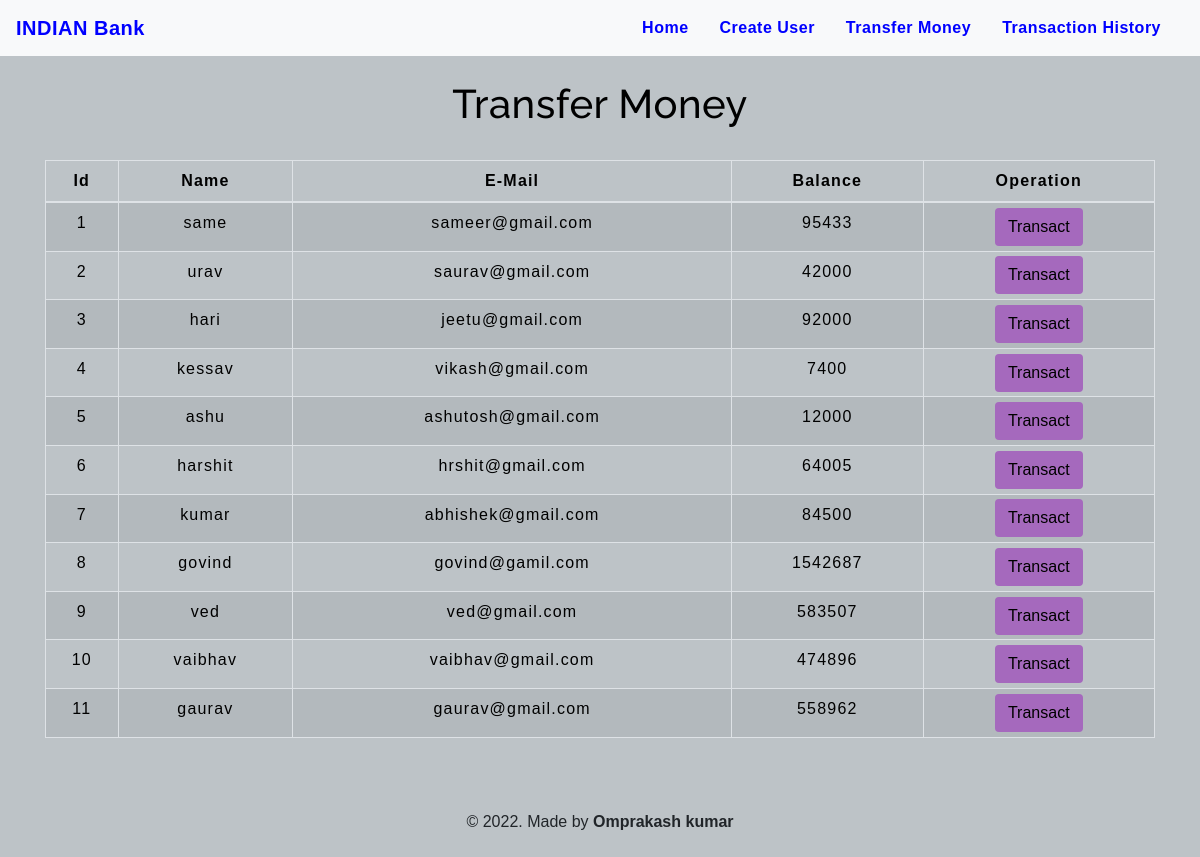
The app's page /transfermoney.php with its own data.
### tables this page shows
CREATE TABLE `users` (
  `id` int(3) NOT NULL,
  `name` text NOT NULL,
  `email` varchar(30) NOT NULL,
  `balance` int(8) NOT NULL
);

### transfermoney.php (the view, shortened to what this page needs)
<!DOCTYPE html>
<html lang="en">
<head>
    <link rel="stylesheet" href="https://maxcdn.bootstrapcdn.com/bootstrap/4.0.0/css/bootstrap.min.css">
    <link rel="stylesheet" type="text/css" href="css/table.css">
    <link rel="stylesheet" type="text/css" href="css/navbar.css">
</head>
<body style="background-color : #BDC3C7;">
<?php
    include 'config.php';
    $sql = "SELECT * FROM users";
    $result = mysqli_query($conn,$sql);
?>
<?php
  include 'navbar.php';
?>
<div class="container">
        <h2 class="text-center pt-4" style="color : black;">Transfer Money</h2>
        <br>
            <div class="row">
                <div class="col">
                    <div class="table-responsive-sm">
                    <table class="table table-hover table-sm table-striped table-condensed table-bordered" style="border-color:black;">
                        <thead style="color : black;">
                            <tr>
                            <th scope="col" class="text-center py-2">Id</th>
                            <th scope="col" class="text-center py-2">Name</th>
                            <th scope="col" class="text-center py-2">E-Mail</th>
                            <th scope="col" class="text-center py-2">Balance</th>
                            <th scope="col" class="text-center py-2">Operation</th>
                            </tr>
                        </thead>
                        <tbody>
                <?php
                    while($rows=mysqli_fetch_assoc($result)){
                ?>
                    <tr style="color : black;">
                        <td class="py-2"><?php echo $rows['id'] ?></td>
                        <td class="py-2"><?php echo $rows['name']?></td>
                        <td class="py-2"><?php echo $rows['email']?></td>
                        <td class="py-2"><?php echo $rows['balance']?></td>
                        <td><a href="selecteduserdetail.php?id= <?php echo $rows['id'] ;?>"> <button type="button" class="btn" style="background-color : #A569BD;">Transact</button></a></td>
                    </tr>
                <?php
                    }
                ?>
                        </tbody>
                    </table>
                    </div>
                </div>
            </div>
         </div>
         <footer class="text-center mt-5 py-2">
            <p>&copy 2022. Made by <b>Omprakash kumar</b> </p>
        </footer>
</body>
</html>

### navbar.php (shortened to what this page needs)
<nav class="navbar navbar-expand-md navbar-light bg-light">
<a class="navbar-brand" href="index.php" style="color :blue;"><b>INDIAN Bank</b></a>
<div class="collapse navbar-collapse" id="collapsibleNavbar">
      <ul class="navbar-nav ml-auto">
        <li class="nav-item">
          <a class="nav-link" href="index.php" style="color :blue;"><b>Home</b></a>
        </li>
        <li class="nav-item">
          <a class="nav-link" href="createuser.php" style="color : blue;"><b>Create User</b></a>
        </li>
        <li class="nav-item">
          <a class="nav-link" href="transfermoney.php" style="color : blue;"><b>Transfer Money</b></a>
        </li>
        <li class="nav-item">
          <a class="nav-link" href="transactionhistory.php" style="color :blue;"><b>Transaction History</b></a>
        </li>
    </div>
 </nav>

### css/table.css (style rules this page uses)
* { padding: 0; margin: 0; box-sizing: border-box; font-family: sans-serif; }
h2 { font-size: 40px; }
table { letter-spacing: 1.2px; }
td { text-align: center; }
button { border:none; background: #d9d9d9; transition: 1s; }

### css/navbar.css (style rules this page uses)
.nav-link { margin-right: 15px; color:#2F363F; letter-spacing: 0.5px; transition: 0.5s; }
.navbar-brand { color: #4C4B4B; letter-spacing: 0.5px; }
h2 { color: #4C4B4B; letter-spacing: 0.5px; font-family: raleway; }

### transfermoney.php (style rules this page uses)
button { transition: 1.5s; }

### records on screen
users: id "1", name "same", email "sameer@gmail.com", balance "95433"
users: id "2", name "urav", email "saurav@gmail.com", balance "42000"
users: id "3", name "hari", email "jeetu@gmail.com", balance "92000"
users: id "4", name "kessav", email "vikash@gmail.com", balance "7400"
users: id "5", name "ashu", email "ashutosh@gmail.com", balance "12000"
users: id "6", name "harshit", email "hrshit@gmail.com", balance "64005"
users: id "7", name "kumar", email "abhishek@gmail.com", balance "84500"
users: id "8", name "govind", email "govind@gamil.com", balance "1542687"
users: id "9", name "ved", email "ved@gmail.com", balance "583507"
users: id "10", name "vaibhav", email "vaibhav@gmail.com", balance "474896"
users: id "11", name "gaurav", email "gaurav@gmail.com", balance "558962"
